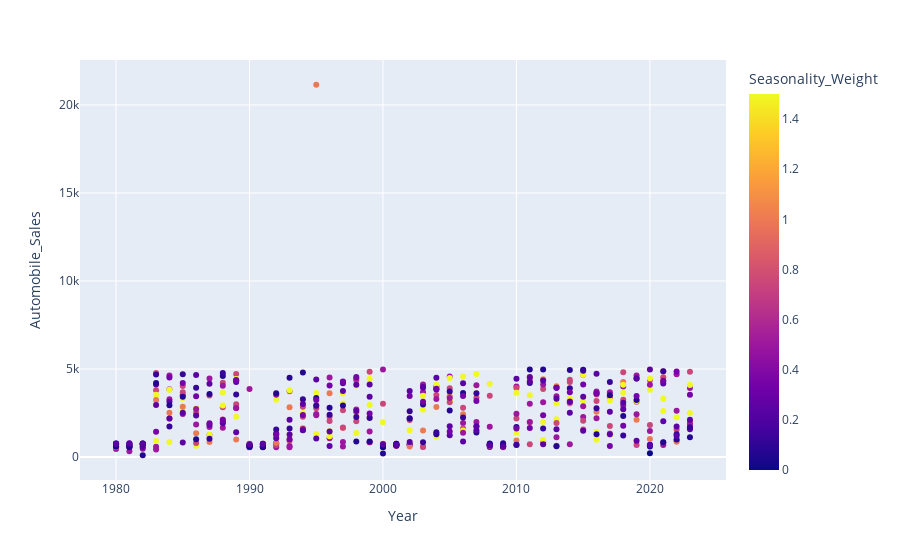

The cell this chart's notebook holds for it:
### Code cell
px.scatter(df,x='Year',y='Automobile_Sales',color='Seasonality_Weight')

### Figure 1 — Plotly figure (JSON) as saved in the notebook; plotly's stock layout.template omitted (floating-point values rounded to 4 significant figures; data arrays with more than 128 entries replaced by an {"elided": "..."} marker saying what was removed)
{"data": [{"hovertemplate": "Year=%{x}<br>Automobile_Sales=%{y}<br>Seasonality_Weight=%{marker.color}<extra></extra>", "legendgroup": "", "marker": {"color": {"elided": "528 float values"}, "coloraxis": "coloraxis", "symbol": "circle"}, "mode": "markers", "name": "", "orientation": "v", "showlegend": false, "type": "scatter", "x": {"elided": "528 int values"}, "xaxis": "x", "y": {"elided": "528 float values"}, "yaxis": "y"}], "layout": {"autosize": true, "coloraxis": {"colorbar": {"title": {"text": "Seasonality_Weight"}}, "colorscale": [[0, "#0d0887"], [0.1111, "#46039f"], [0.2222, "#7201a8"], [0.3333, "#9c179e"], [0.4444, "#bd3786"], [0.5556, "#d8576b"], [0.6667, "#ed7953"], [0.7778, "#fb9f3a"], [0.8889, "#fdca26"], [1, "#f0f921"]]}, "legend": {"tracegroupgap": 0}, "margin": {"t": 60}, "xaxis": {"anchor": "y", "autorange": true, "domain": [0, 1], "range": [1977.0, 2026.0], "title": {"text": "Year"}, "type": "linear"}, "yaxis": {"anchor": "x", "autorange": true, "domain": [0, 1], "range": [-1527.0, 22780.0], "title": {"text": "Automobile_Sales"}, "type": "linear"}}}
